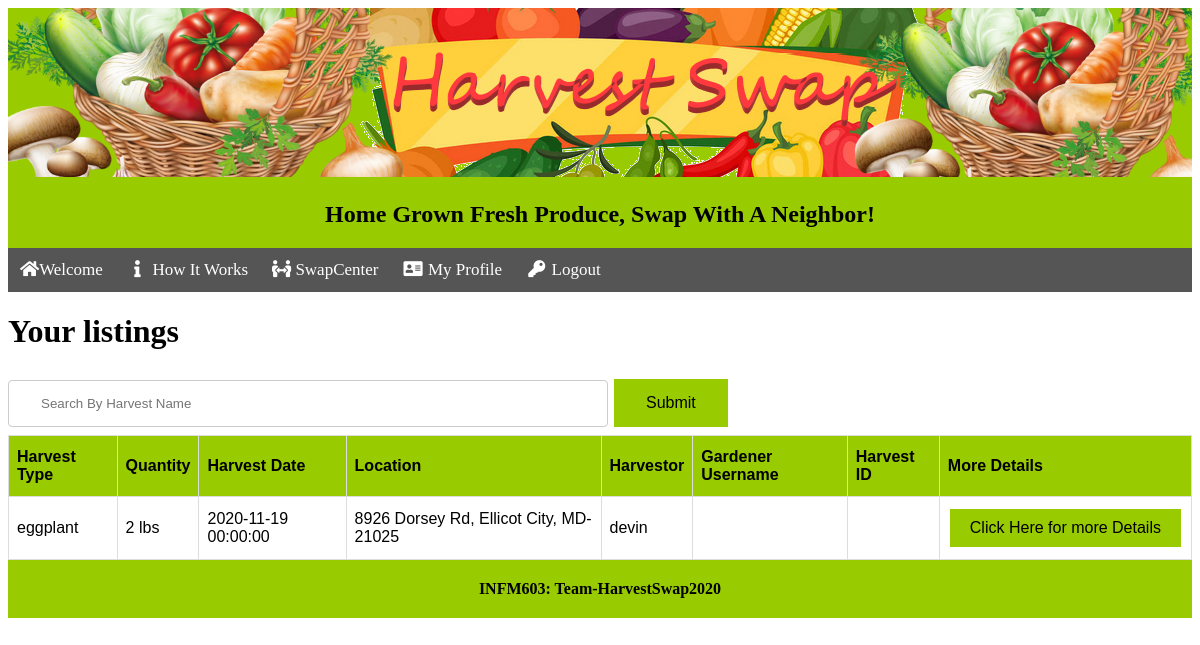
The page /HarvestSwap_5dec/mylistings.php (signed in) on the database as committed earlier.
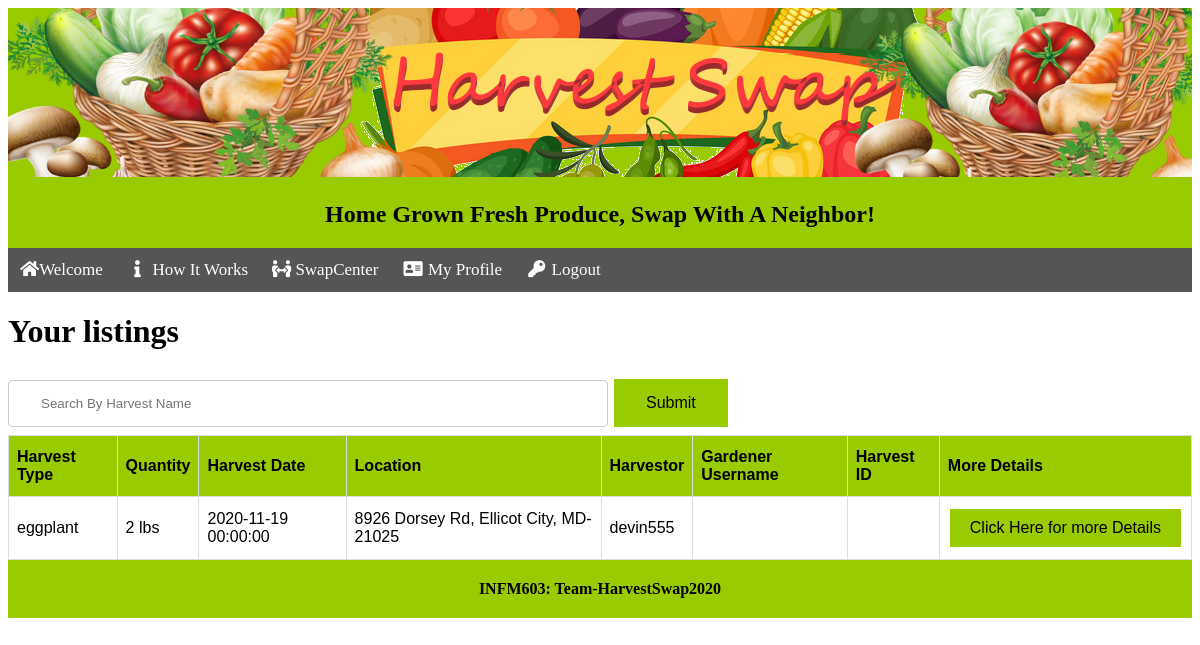
The same page on the database as committed later.
### tables this page shows
CREATE TABLE harvest (
harvest_id INTEGER PRIMARY KEY AUTO_INCREMENT,
gardener_id INTEGER NOT NULL,
harvest_name TEXT NOT NULL,
harvest_image TEXT NOT NULL,
harvest_date DATETIME NOT NULL,
harvest_qty TEXT NOT NULL,
harvest_description TEXT NOT NULL,
FOREIGN KEY(gardener_id) REFERENCES gardener(gardener_id)


);

CREATE TABLE gardener (
gardener_id INTEGER PRIMARY KEY AUTO_INCREMENT,
gardener_user_name TEXT NOT NULL,
first_name TEXT NOT NULL,
last_name TEXT NOT NULL,
gardener_address TEXT NOT NULL,
email TEXT NOT NULL,
gardener_image TEXT NOT NULL,
gardener_bio TEXT,
gardener_password TEXT NOT NULL
);

### HarvestSwap_5dec/mylistings.php (the view, shortened to what this page needs)
<?php
 include('includes/Header.php');
    $servername = "localhost";
    $dbname = "HarvestSwap";
    $username = "root";
    $password = "root";
    $conn = new mysqli($servername, $username, $password, $dbname);
?>
<h1 class= "placeholder">Your listings
    </h1>
    <form name="vegetable_lookup" method="GET" action="HarvestSwapResults.php">
      <input type="text" name="harvest_name" placeholder="Search By Harvest Name">
    <button class="button" type="submit">Submit</button>
    </form>
<table id=listing>
  <tr>
    <th>Harvest Type</th>
    <th>Quantity</th>
    <th>Harvest Date</th>
    <th>Location</th>
    <th>Harvestor</th>
    <th>Gardener Username</th>
    <th>Harvest ID</th>
    <th>More Details</th>
    </tr>
  <?php
     $harvestname = $_GET["harvest_name"];
     if (is_null($harvestname))
      {
$harvestname = "";
}
         $sql = "SELECT * FROM harvest join gardener on  gardener.gardener_id = harvest.gardener_id
         WHERE gardener_user_name = '".$_SESSION["gardener_user_name"]. "' and harvest_name LIKE CONCAT('%', ? , '%')";
   $stmt = $conn->prepare($sql);
    $stmt->bind_param("s", $harvestname);
    $stmt->execute();
    $result = $stmt->get_result();
    while ($row = $result->fetch_assoc())
    {
      echo(
          " <form action=\"viewlisting.php\" method=\"get\">".
    "<tr>".
    "<td>".$row["harvest_name"]."</td>".
    "<td>".$row["harvest_qty"]."</td>".
    "<td>".$row["harvest_date"]."</td>".
    "<td>".$row["gardener_address"]."</td>".
    "<td>".$row["gardener_user_name"]."</td>".
    "<td>"."<input type=\"hidden\" name=\"gardener_user_name\" value=\"".$row["gardener_user_name"]."\" ></td>".
    "<td>"."<input type=\"hidden\" name=\"harvest_id\" value=\"".$row["harvest_id"]."\" ></td>".
    "<td><input type=\"submit\" value=\"Click Here for more Details\"></td>"
       ."</form>"
      );
     }
          ?>
</table>
<?php
        include('includes/Footer.php');
?>

Rows that differ between the two databases and show on the page:
changed through a linked row, harvest "eggplant": gardener.gardener_user_name "devin" → "devin555"
